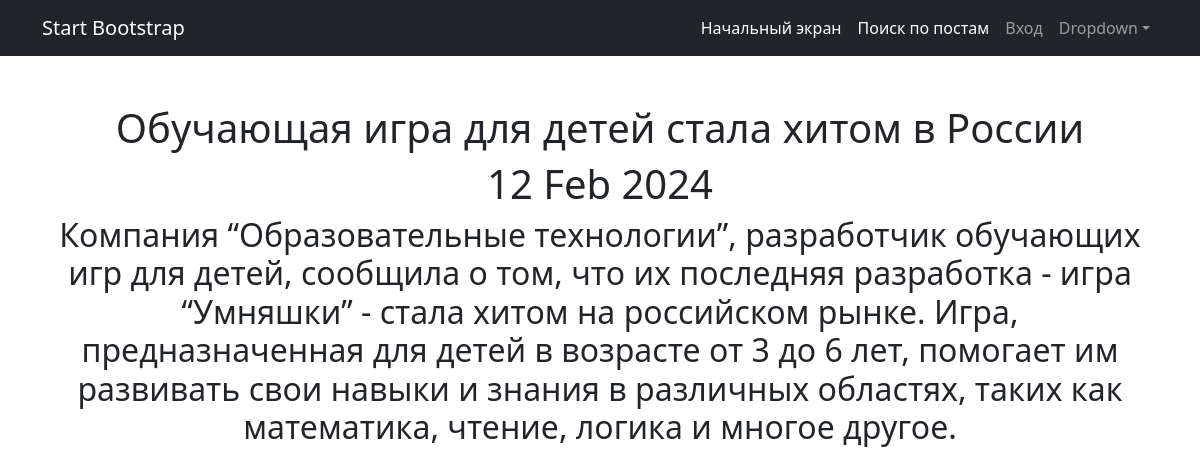
The app's page /posts/3/, older data.
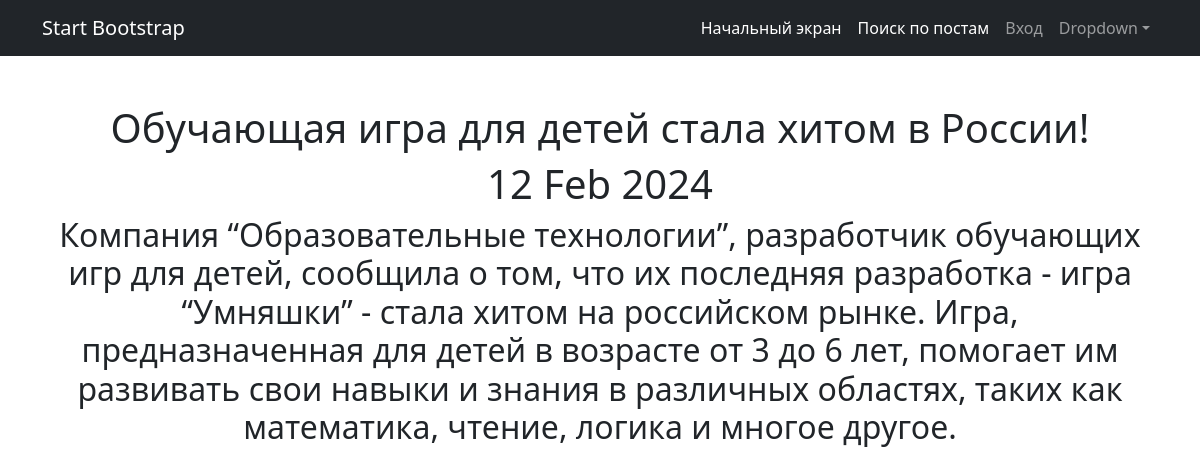
The same page, newer data.
### news/models.py (models this page shows, shortened)
class Post(models.Model):
    news = "N"
    article = "A"
    POSITIONS = [(news, "Новость"), (article, "Статья")]
    author = models.ForeignKey(Author, on_delete= models.CASCADE)
    choice_field = models.CharField(max_length= 1, choices=POSITIONS, default=article)
    data_in = models.DateTimeField(auto_now_add=True)
    category = models.ManyToManyField(Category, through="PostCategory")
    title = models.CharField(max_length=255)
    text = models.CharField(max_length=3000)
    rating = models.IntegerField(default=0)

### news/views.py (the view)
# urls.py: path('<int:pk>/', PostDetail.as_view(), name= 'Post_detail'),
class PostDetail(DetailView):
    model = Post
    template_name = 'post.html'
    context_object_name = 'post'

### templates/post.html (shortened to what this page needs)
{% extends 'flatpages/default.html' %}
{% load censor_filters %}
{% block content %}
<h1>{{ post.title|censeroid }}</h1>
<h1>{{ post.data_in|date:'d M Y' }}</h1>
<h2>{{ post.text|censeroid }}</h2>
{% endblock content %}

Row changes from the older to the newer data that the page shows:
changed Post: title|censeroid "Обучающая игра для детей стала хитом в России" → "Обучающая игра для детей стала хитом в России!"
